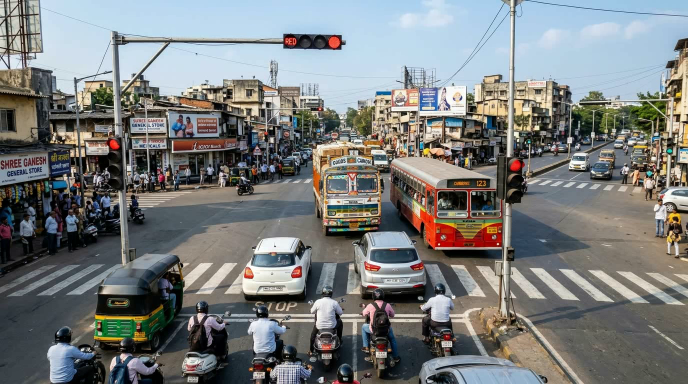
#> input picture frame 6 of traffic_sample.mp4, 1376 x 768 px (shown at 1/2 size)
$ python task4_load_play_traffic_video.py
#> lines starting #> are read from the running program, lines starting #| are printed output that depends on the picture
"""
VisionPort - Intelligent Vehicle Detection and Traffic Monitoring Using Deep Learning
Task 4: Traffic Video Playback
Expected Output: Traffic video playback with pause, resume, and exit controls
"""

import os
import cv2
import time

def play_traffic_video(video_path="traffic_sample.mp4", max_frames_auto=120):
#> called with video_path = 'traffic_sample.mp4', max_frames_auto = 120
    print("=" * 60)
    print("VisionPort Task 4: Traffic Video Playback")
    print("=" * 60)
    print(f"Loading video: '{video_path}'")

    if not os.path.exists(video_path):
        print(f"[ERROR] Video file not found: {video_path}")
        return False

    cap = cv2.VideoCapture(video_path)
    if not cap.isOpened():
        print(f"[ERROR] Failed to open video stream for '{video_path}'")
        return False

    # Extract video properties
    fps = cap.get(cv2.CAP_PROP_FPS) or 20.0
    total_frames = int(cap.get(cv2.CAP_PROP_FRAME_COUNT))
    width = int(cap.get(cv2.CAP_PROP_FRAME_WIDTH))
    height = int(cap.get(cv2.CAP_PROP_FRAME_HEIGHT))
    delay = int(1000 / fps)

    print(f"[INFO] Video Details: {width}x{height} @ {fps:.1f} FPS | Total Frames: {total_frames}")
    print("[INFO] Controls:")
    print("       - Press 'SPACE' to Pause / Resume")
    print("       - Press 'q' or 'ESC' to Exit")
    print("-" * 60)

    frame_idx = 0
    paused = False
    window_name = "VisionPort - Traffic Video Playback"

    while cap.isOpened():
        if not paused:
            ret, frame = cap.read()
#> frame is the input picture: shape (768, 1376, 3); mean B, G, R 124.1, 124.3, 121.4
            if not ret:
                print("\n[INFO] End of video stream reached.")
                break
            frame_idx += 1
            current_frame = frame
        else:
            current_frame = frame.copy()

        # Render control and status HUD overlay
        display_frame = current_frame.copy()
        hud_bg = (0, 0, 0)
        cv2.rectangle(display_frame, (10, 10), (450, 90), hud_bg, -1)

        status_text = "PAUSED" if paused else "PLAYING"
        status_color = (0, 165, 255) if paused else (0, 255, 0)

        cv2.putText(display_frame, f"Status: {status_text} | Frame: {frame_idx}/{total_frames}",
                    (20, 35), cv2.FONT_HERSHEY_SIMPLEX, 0.6, status_color, 2)
        cv2.putText(display_frame, f"FPS: {fps:.1f} | Res: {width}x{height}",
                    (20, 58), cv2.FONT_HERSHEY_SIMPLEX, 0.55, (255, 255, 255), 1)
        cv2.putText(display_frame, "[SPACE] Pause/Resume  |  [Q] Exit",
                    (20, 80), cv2.FONT_HERSHEY_SIMPLEX, 0.5, (0, 255, 255), 1)
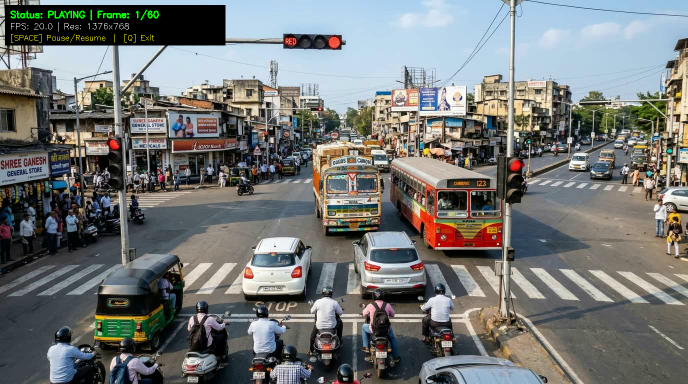
#> display_frame: shape (768, 1376, 3) (shown at 1/2 size); mean B, G, R 117.1, 118.4, 115.7

        # Show display window
        try:
            cv2.imshow(window_name, display_frame)
            key = cv2.waitKey(delay if not paused else 50) & 0xFF
#> (key q is pressed here)

            if key == ord(' '):  # Toggle pause
                paused = not paused
                print(f"[CONTROL] {'Video Paused' if paused else 'Video Resumed'}")
            elif key in (ord('q'), 27):  # 'q' or Esc
                print("[CONTROL] Exit requested by user.")
                break
        except cv2.error:
            # Headless environment fallback
            if frame_idx % 20 == 0 or frame_idx == 1:
                print(f"[PLAYBACK] Processed frame {frame_idx}/{total_frames} ({status_text})")
            if frame_idx >= max_frames_auto:
                break

    cap.release()
    try:
        cv2.destroyAllWindows()
    except Exception:
        pass

    print("-" * 60)
    print(f"[PASSED] Video playback completed. Total frames played: {frame_idx}")
    return True

if __name__ == "__main__":
    success = play_traffic_video()
    print("=" * 60)
    if success:
        print("TASK 4 COMPLETED SUCCESSFULLY: Traffic video playback.")
    else:
        print("TASK 4 FAILED: Could not play video.")
    print("=" * 60)

$ run again, starting later in the video
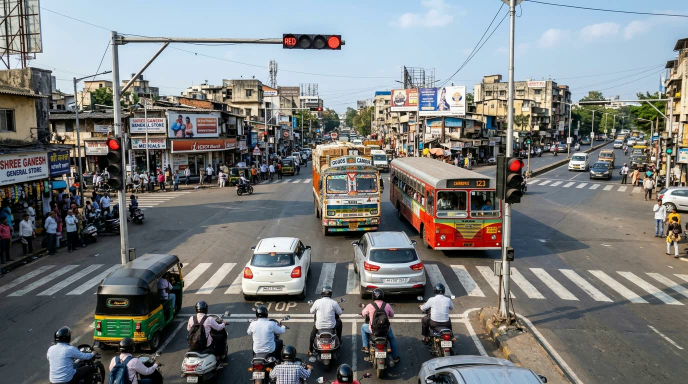
#> input picture frame 48 of traffic_sample.mp4, 1376 x 768 px (shown at 1/2 size)
#> in play_traffic_video, frame is the input picture: shape (768, 1376, 3); mean B, G, R 124.2, 124.2, 121.6
#> in play_traffic_video, `cv2.putText(display_frame, "[SPACE] Pause/Resume  |  [Q] Exit", (20, 8..`:
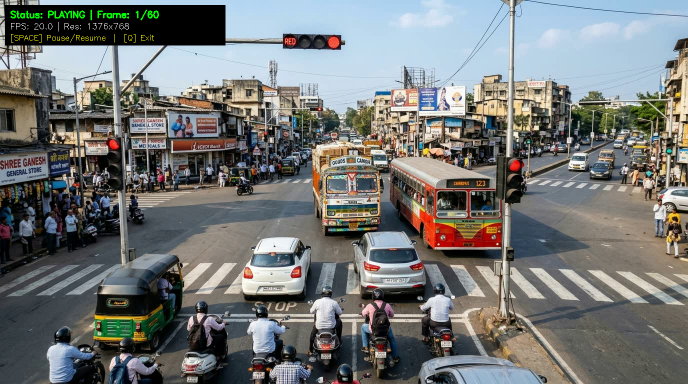
#> display_frame: shape (768, 1376, 3) (shown at 1/2 size); mean B, G, R 117.3, 118.3, 115.9
